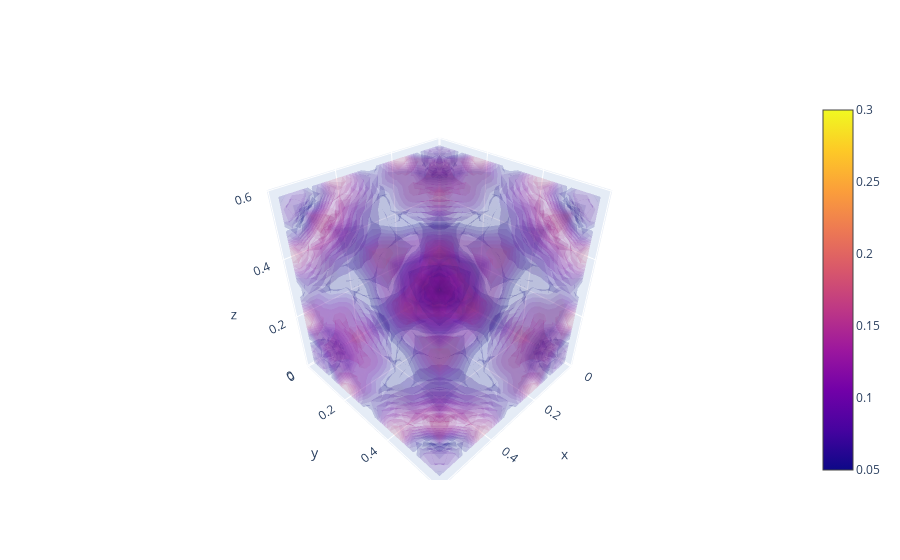

The code cell stored with this chart in its notebook:
### Markdown cell above
**3D PLOT:**

### Code cell
import plotly.graph_objects as go   #requires to install using anaconda prompt (as admin): conda install -c plotly plotly=5.2.1

j=3
modU=np.sqrt(u[:,:,:,j]**2+v[:,:,:,j]**2+w[:,:,:,j]**2)

fig = go.Figure(data=go.Volume(
    x=xc.flatten(),
    y=yc.flatten(),
    z=zc.flatten(),
    value=modU.flatten(),
    isomin=0.05,
    isomax=0.3,
    opacity=0.1, # needs to be small to see through all surfaces
    surface_count=14, # needs to be a large number for good volume rendering
    ))
fig.show()


fig.write_image("output-files/fig1.png")

### Figure 1 — Plotly figure (JSON) as saved in the notebook; plotly's stock layout.template omitted (floating-point values rounded to 4 significant figures; data arrays with more than 128 entries replaced by an {"elided": "..."} marker saying what was removed)
{"data": [{"isomax": 0.3, "isomin": 0.05, "opacity": 0.1, "surface": {"count": 14}, "type": "volume", "value": {"elided": "8000 float values"}, "x": {"elided": "8000 float values"}, "y": {"elided": "8000 float values"}, "z": {"elided": "8000 float values"}}], "layout": {}}
